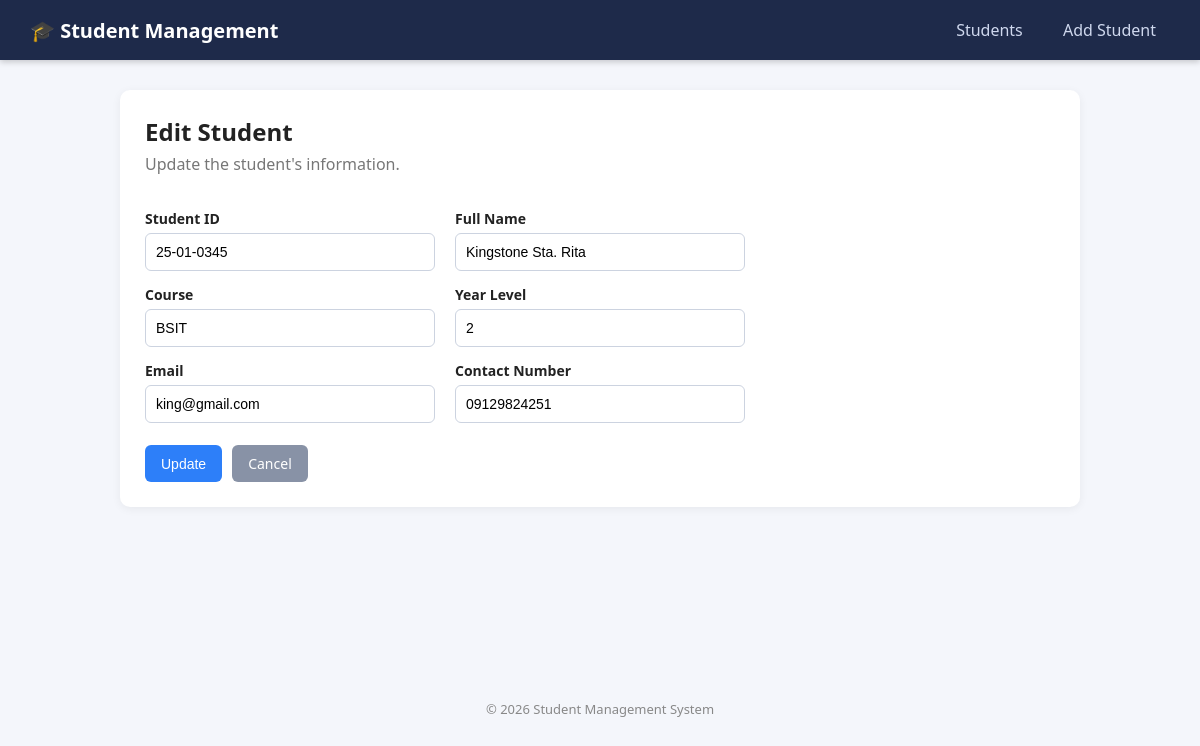
/edit_student.php?id=7, run on the app's committed database.
### tables this page shows
CREATE TABLE `students` (
  `id` int(11) NOT NULL,
  `student_id` varchar(20) NOT NULL,
  `full_name` varchar(100) NOT NULL,
  `course` varchar(100) DEFAULT NULL,
  `year_level` int(11) DEFAULT NULL,
  `email` varchar(100) DEFAULT NULL,
  `contact_number` varchar(11) DEFAULT NULL
);

### edit_student.php (the view, shortened to what this page needs)
<?php
include 'database.php';
$id = isset($_GET['id']) ? (int) $_GET['id'] : 0;
$stmt = $conn->prepare("SELECT * FROM students WHERE id = ?");
$stmt->bind_param("i", $id);
$stmt->execute();
$student = $stmt->get_result()->fetch_assoc();
include 'header.php';
?>
<div class="card">
  <h1>Edit Student</h1>
  <p class="subtitle">Update the student's information.</p>
  <form method="POST">
    <div class="form-grid">
      <div>
        <label>Student ID</label>
        <input type="text" name="student_id" value="<?= htmlspecialchars($student['student_id']) ?>" required>
      </div>
      <div>
        <label>Full Name</label>
        <input type="text" name="full_name" value="<?= htmlspecialchars($student['full_name']) ?>" required>
      </div>
      <div>
        <label>Course</label>
        <input type="text" name="course" value="<?= htmlspecialchars($student['course']) ?>">
      </div>
      <div>
        <label>Year Level</label>
        <input type="number" name="year_level" min="1" max="6" value="<?= htmlspecialchars($student['year_level']) ?>">
      </div>
      <div>
        <label>Email</label>
        <input type="email" name="email" value="<?= htmlspecialchars($student['email']) ?>">
      </div>
      <div>
        <label>Contact Number</label>
        <input type="text" name="contact_number" value="<?= htmlspecialchars($student['contact_number']) ?>">
      </div>
    </div>
    <div class="form-actions">
      <button type="submit" class="btn">Update</button>
      <a href="index.php" class="btn btn-gray">Cancel</a>
    </div>
  </form>
</div>
<?php include 'footer.php'; ?>

### style.css (style rules this page uses)
* { box-sizing: border-box; }
body { margin: 0; font-family: "Segoe UI", Arial, sans-serif; background: #f4f6fb; color: #222; }
.card { background: #fff; border-radius: 10px; padding: 25px; box-shadow: 0 2px 10px rgba(0,0,0,.06); }
h1 { margin: 0 0 5px; font-size: 24px; }
.subtitle { color: #777; margin: 0 0 20px; }
.btn { background: #2d7ff9; color: #fff; padding: 9px 16px; text-decoration: none; border: none; border-radius: 6px; cursor: pointer; font-size: 14px; display: inline-block; }
.btn-gray { background: #8892a6; }
form { max-width: 600px; }
.form-grid { display: grid; grid-template-columns: 1fr 1fr; gap: 0 20px; }
label { display: block; margin-top: 14px; font-weight: 600; font-size: 14px; }
input { width: 100%; padding: 10px; margin-top: 5px; border: 1px solid #ccd3e0; border-radius: 6px; font-size: 14px; }
.form-actions { margin-top: 22px; display: flex; gap: 10px; }

### data on the page
students: student_id "25-01-0345", full_name "Kingstone Sta. Rita", course "BSIT", year_level "2", email "king@gmail.com", contact_number "09129824251"
